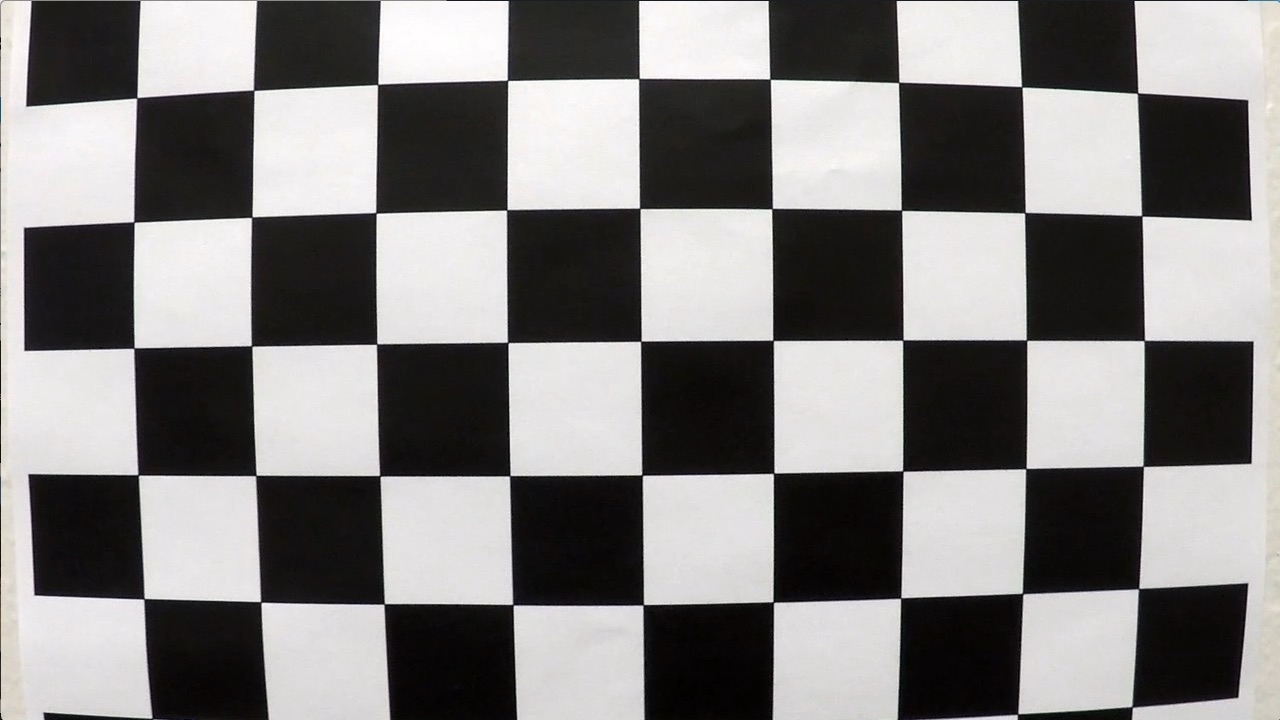
#> input picture camera_cal/calibration1.jpg, 1280 x 720 px; its folder holds 5 pictures in this run
$ jupyter execute --allow-errors AdvanceLaneLines.ipynb   (shell and % lines are left out)   (older library calls are emulated)
#> lines starting #> are read from the running program, lines starting #| are printed output that depends on the picture; after the words box and inside, x2 and y2 are one past the last pixel; in counts of white or black regions, pixels touching at a corner belong together
## Advanced Lane Finding Project

The goals / steps of this project are the following:

* Compute the camera calibration matrix and distortion coefficients given a set of chessboard images.
* Apply a distortion correction to raw images.
* Use color transforms, gradients, etc., to create a thresholded binary image.
* Apply a perspective transform to rectify binary image ("birds-eye view").
* Detect lane pixels and fit to find the lane boundary.
* Determine the curvature of the lane and vehicle position with respect to center.
* Warp the detected lane boundaries back onto the original image.
* Output visual display of the lane boundaries and numerical estimation of lane curvature and vehicle position.

---

# Camera Calibration

[cell 1]
import numpy as np
import pickle as pickle
import cv2
import matplotlib.pyplot as plt
import glob

[cell 2]
# Read all the chessboard images in for camera calibration
filenames = []
for filename in glob.glob('camera_cal/calibration*'):
    filenames.append(filename)
#> pass 2 of the loop `for filename in glob.glob('camera_cal/calibration*'):`:
#> pass 3 of the loop `for filename in glob.glob('camera_cal/calibration*'):`:
#> the loop made 5 passes; the first 3 are shown

[cell 3]
# Number of Chessboard Corners
nx = 9
ny = 6

[cell 4]
# prepare object points, like (0,0,0), (1,0,0), (2,0,0) ....,(6,5,0)
objp = np.zeros((nx*ny,3), np.float32)
objp[:,:2] = np.mgrid[0:nx,0:ny].T.reshape(-1,2)

# Arrays to store object points and image points from all the images.
objpoints = []  # 3d points in real world space
imgpoints = []  # 2d points in image plane.

[cell 5]
def camera_calibration(filename, nx=nx, ny=ny):
    '''Camera calibration to draw chessboard corners and append object(3D) and images(2D) points'''
#> called with filename = 'camera_cal/calibration1.jpg', nx = 9, ny = 6
    image = cv2.imread(filename)  # Read filename as image
#> image is the input picture: shape (720, 1280, 3); mean B, G, R 127.8, 128.4, 130.1
    gray = cv2.cvtColor(image, cv2.COLOR_BGR2GRAY)  # Image to Grayscale
    ret, corners = cv2.findChessboardCorners(gray, (nx, ny), None)  # Corners Found
#> ret = False; corners = None
    if ret == True:  # If corners are found then draw corners
        objpoints.append(objp)
        imgpoints.append(corners)

        cv2.drawChessboardCorners(image, (nx, ny), corners, ret)
        plt.figure()
        plt.imshow(image)
    else:
        print("Corners for {} not found".format(filename))

[cell 6]
# Print Chessboard Corners for all filenames
for i in range(len(filenames)):
    camera_calibration(filenames[i])
#> pass 2 of the loop `for i in range(len(filenames)):`:
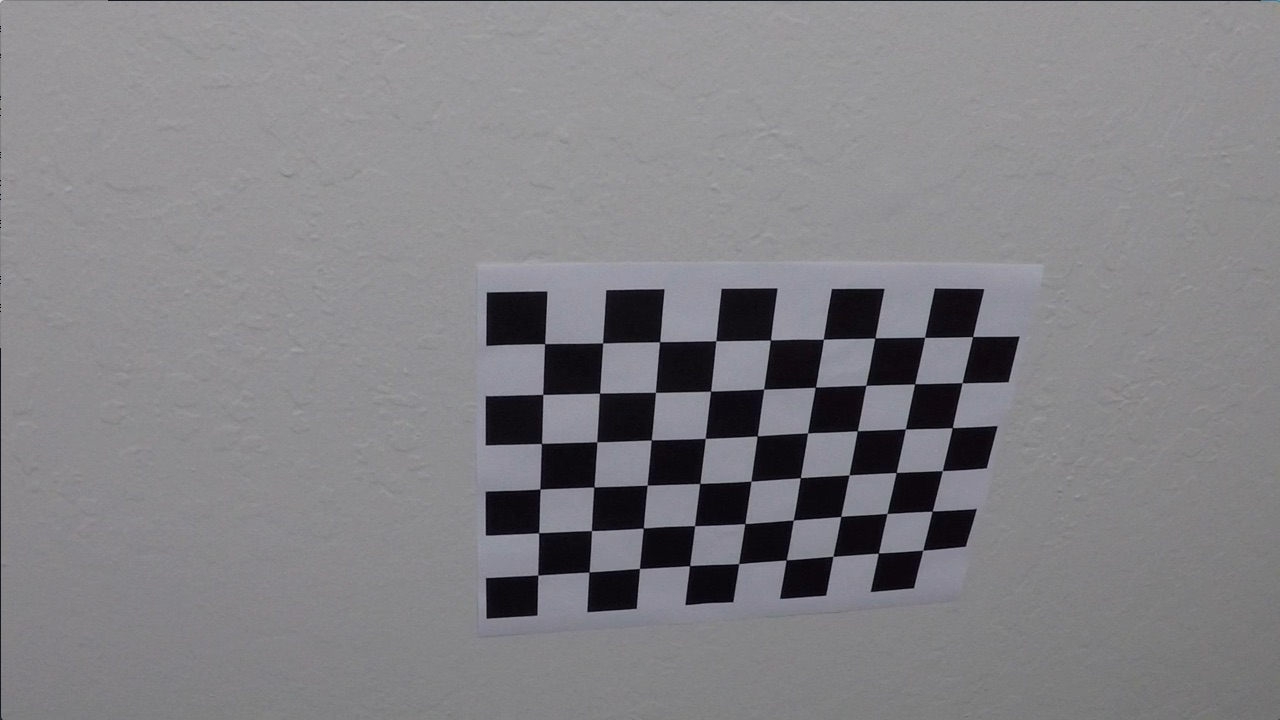
#> input picture camera_cal/calibration10.jpg, 1280 x 720 px
#> in camera_calibration, image is the input picture: shape (720, 1280, 3); mean B, G, R 133.1, 129.4, 130.2
#> in camera_calibration (call 2), `ret, corners = cv2.findChessboardCorners(gray, (nx, ny), None)`: ret = True; corners = 54 rows, first 8: [545.3, 343.1], [602.7, 342.8], [660.1, 341.3], [715.8, 340.7], [770.6, 340], [823.5, 339.2], [874.3, 338.5], [925.1, 337.4]
#> in camera_calibration (call 2), `cv2.drawChessboardCorners(image, (nx, ny), corners, ret)`:
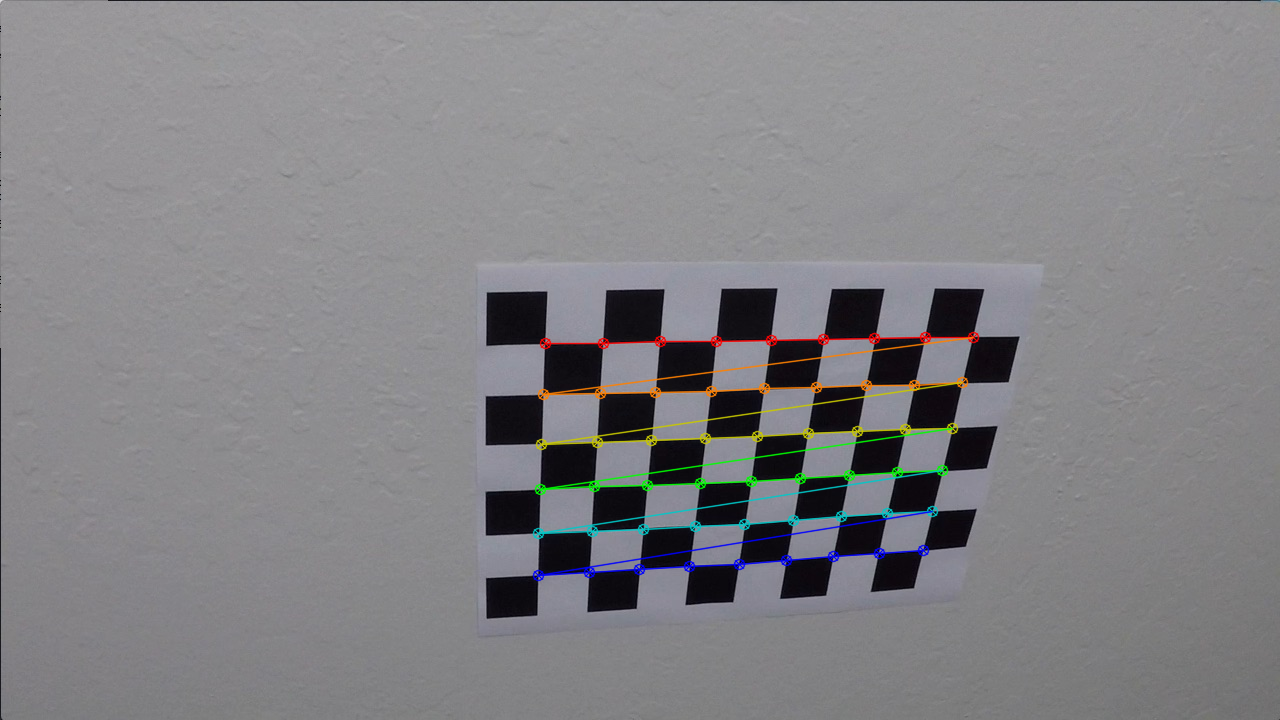
#> image: shape (720, 1280, 3); 1.91% of pixels changed, all inside (x1, y1, x2, y2) = (532, 331, 980, 582)
#> pass 3 of the loop `for i in range(len(filenames)):`:
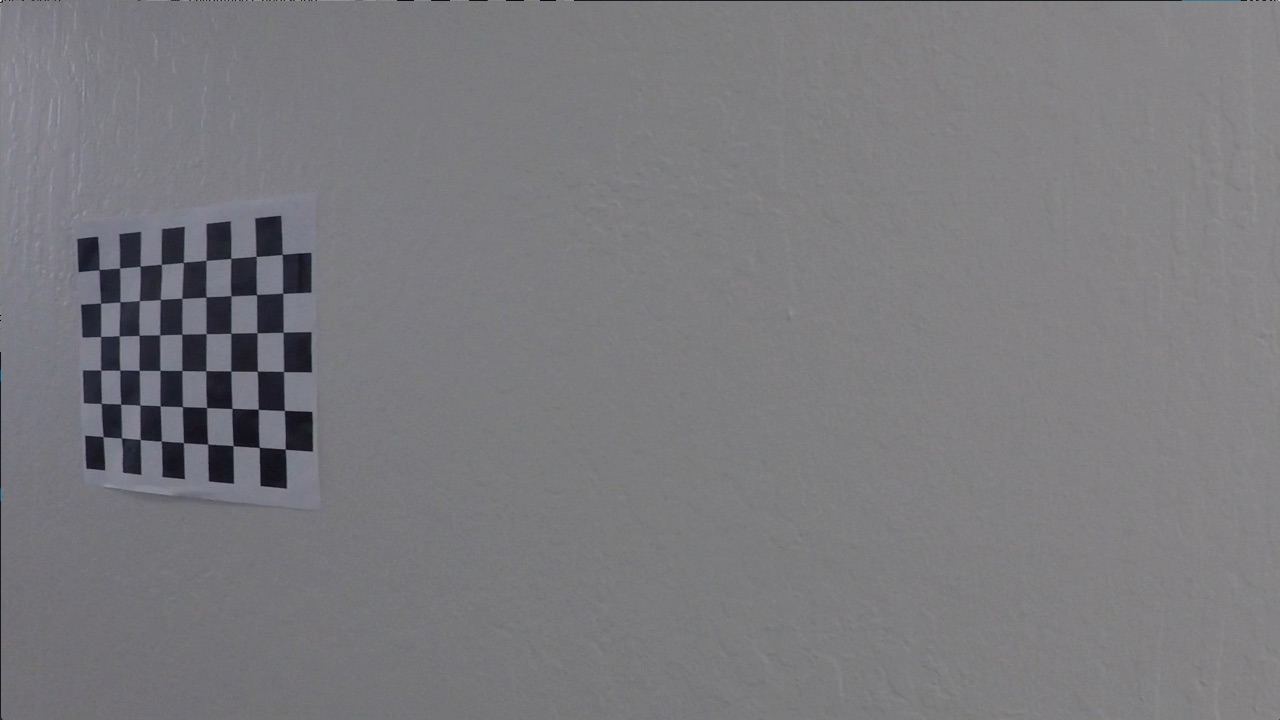
#> input picture camera_cal/calibration11.jpg, 1280 x 720 px
#> in camera_calibration, image is the input picture: shape (720, 1280, 3); mean B, G, R 125.2, 121.7, 122.2
#> corners = 54 rows, first 8: [99.22, 269.6], [119.6, 268], [140.1, 266.1], [161.3, 264.5], [183.3, 262.5], [206.1, 260.3], [230.7, 258.2], [256.2, 256.3]
#> in camera_calibration (call 3), `cv2.drawChessboardCorners(image, (nx, ny), corners, ret)`:
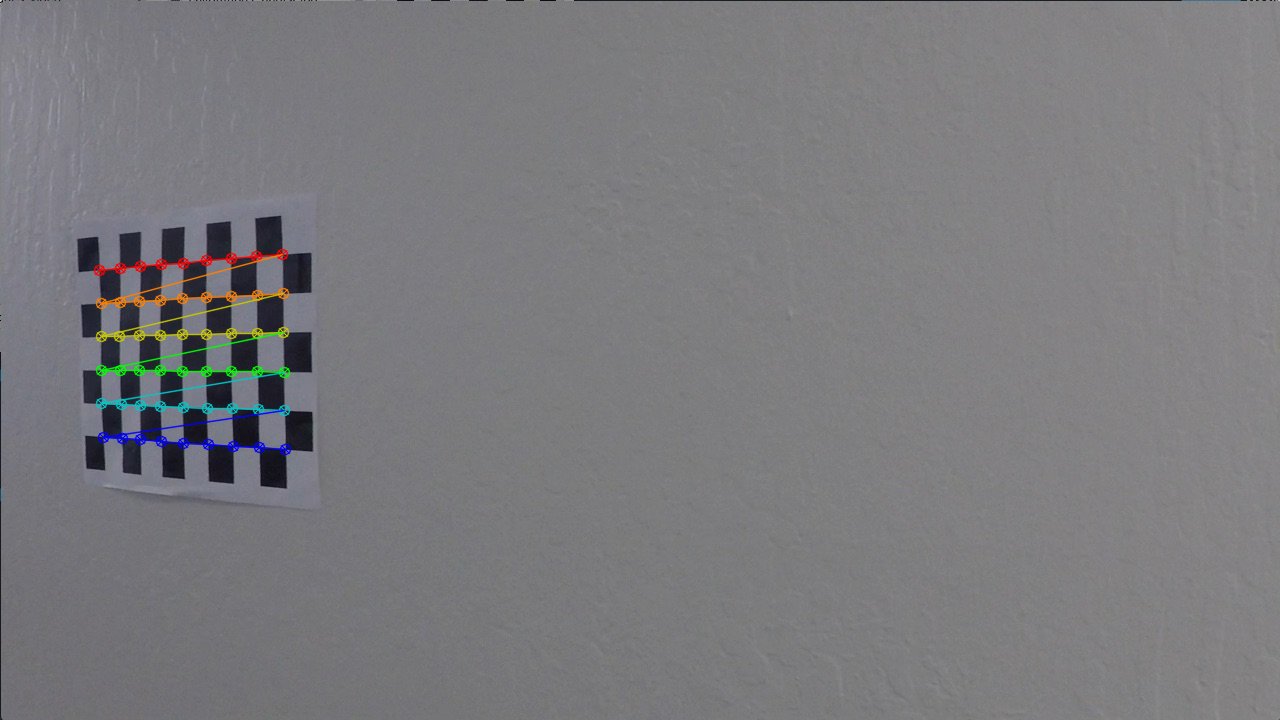
#> image: shape (720, 1280, 3); 1.11% of pixels changed, all inside (x1, y1, x2, y2) = (93, 248, 292, 456)
#> the loop made 5 passes; the first 3 are shown
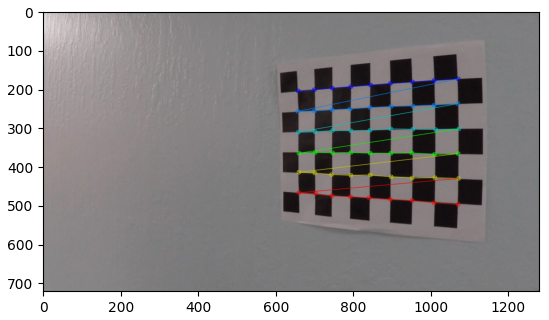
#> figure drawn by matplotlib, 1 panel; B, G, R data is drawn as R, G, B
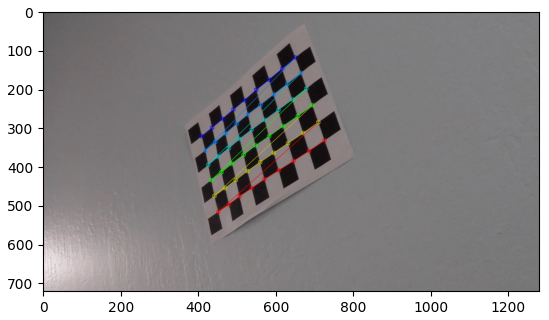
#> figure drawn by matplotlib, 1 panel; B, G, R data is drawn as R, G, B

[cell 7]
# Test undistortion on an image
img = cv2.imread('./camera_cal/calibration1.jpg')
img_size = (img.shape[1], img.shape[0])  # w x h
#> img_size = (1280, 720)

# Do camera calibration given object points and image points
ret, mtx, dist, rvecs, tvecs = cv2.calibrateCamera(objpoints, imgpoints, img_size,None,None)
#> ret = 1.03; mtx = [[1171.3, 0, 737.2], [0, 1151.8, 369.4], [0, 0, 1]]; dist = [[-0.394, 0.563, -0.00229, 0.0091, -0.668]]; rvecs = ([0.479, -0.29, 0.0484], [0.0177, 0.37, -0.0013], [0.0228, 0.615, 0.0061], [-0.327, 0.601, -0.431]); tvecs = ([-3.24, -0.447, 19.51], [-18.92, -2.96, 30.47], [-1.48, -3.15, 21.85], [-7.59, -1.16, 26.19])

dst = cv2.undistort(img, mtx, dist, None, mtx)
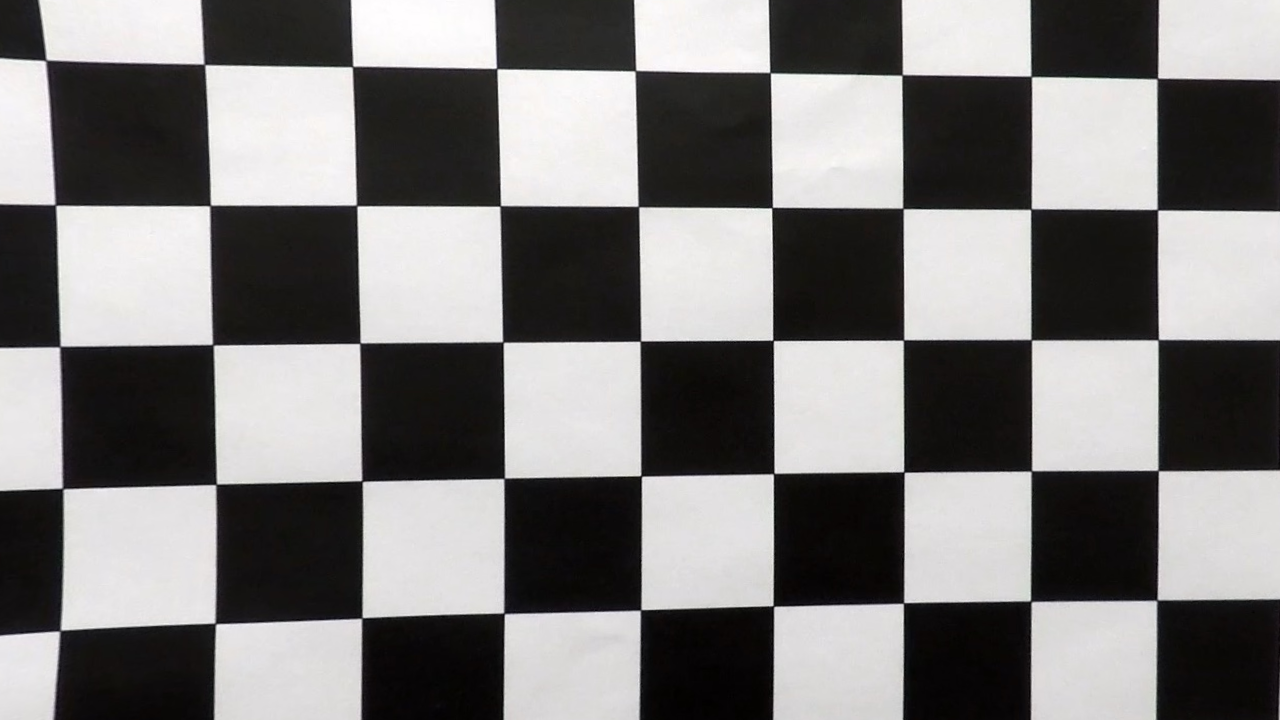
#> dst: shape (720, 1280, 3); mean B, G, R 123.1, 123.5, 125.1

plt.figure(figsize=(15,15))
plt.subplot(121)
plt.title("Original Image")
plt.imshow(img)
plt.subplot(122)
plt.title("Undistorted Image")
plt.imshow(dst)
plt.show()
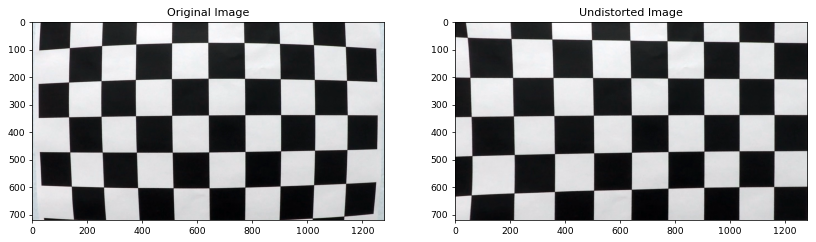
#> figure drawn by matplotlib, 2 panels; B, G, R data is drawn as R, G, B
